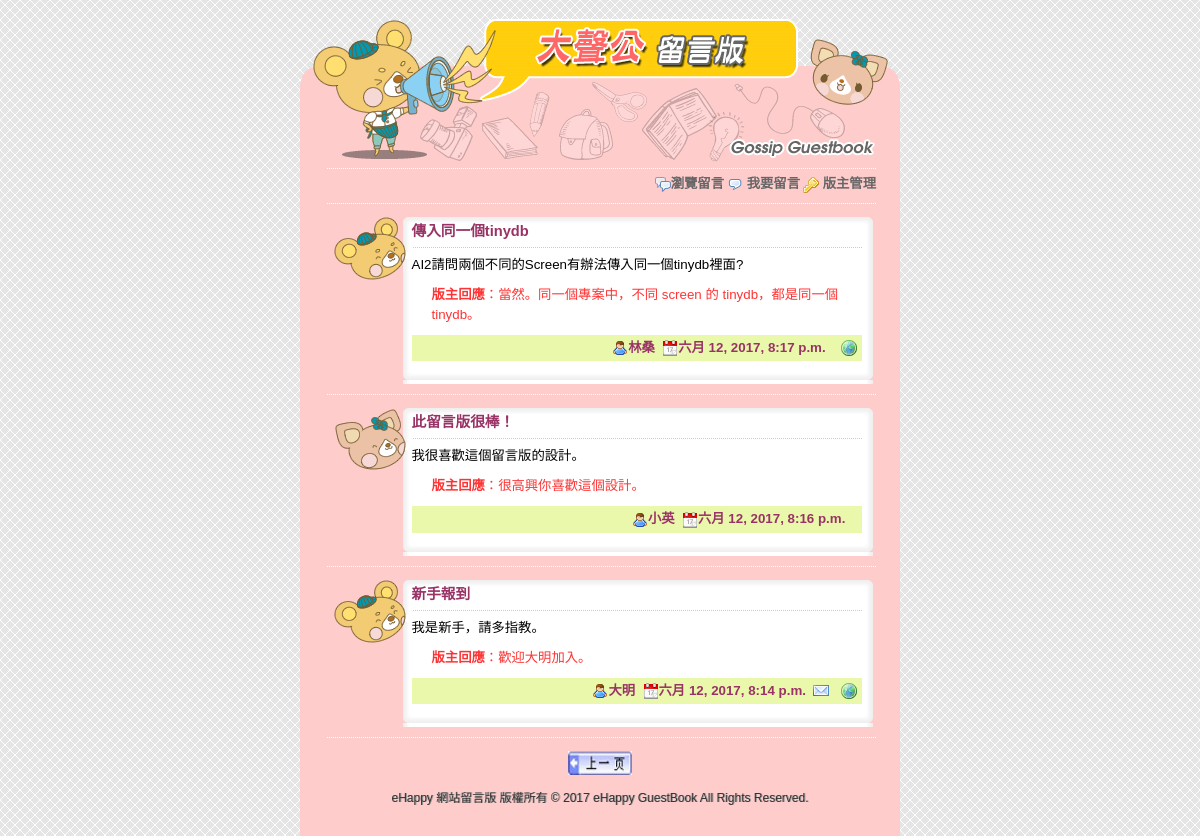
Screenshot of /index/next/ (signed in) with the database file from the repository.
### boardapp/models.py (models this page shows, shortened)
class BoardUnit(models.Model):
    bname = models.CharField(max_length=20, null=False)
    bgender = models.CharField(max_length=2, default='m', null=False)
    bsubject = models.CharField(max_length=100, null=False)
    btime = models.DateTimeField(auto_now=True)
    bmail = models.EmailField(max_length=100, blank=True, default='')
    bweb = models.CharField(max_length=200, blank=True, default='')
    bcontent = models.TextField(null=False)
    bresponse = models.TextField(blank=True, default='')

### boardapp/views.py (the view)
# urls.py: path('', views.index),
def index(request, pageindex=None):  #首頁
	global page  #重複開啟本網頁時需保留 page1 的值
	pagesize = 3  #每頁顯示的資料筆數
	boardall = models.BoardUnit.objects.all().order_by('-id')  #讀取資料表,依時間遞減排序
	datasize = len(boardall)  #資料筆數
	totpage = math.ceil(datasize / pagesize)  #總頁數
	if pageindex==None:  #無參數
		page = 0
		boardunits = models.BoardUnit.objects.order_by('-id')[:pagesize]
	elif pageindex=='prev':  #上一頁
		start = (page-1)*pagesize  #該頁第1筆資料
		if start >= 0:  #有前頁資料就顯示
			boardunits = models.BoardUnit.objects.order_by('-id')[start:(start+pagesize)]
			page -= 1
	elif pageindex=='next':  #下一頁
		start = (page+1)*pagesize  #該頁第1筆資料
		if start < datasize:  #有下頁資料就顯示
			boardunits = models.BoardUnit.objects.order_by('-id')[start:(start+pagesize)]
			page += 1
	currentpage = page + 1  #將目頁前頁面以區域變數傳回html
	return render(request, "index.html", locals())

### templates/index.html (shortened to what this page needs)
{% extends "base.html" %}
{% load static %}
{% block twomenu %}
	<img src="{% static "images/comment.png" %}" width="16" height="16" align="absmiddle" /> <a href="/post/">我要留言</a>
	<img src="{% static "images/key.png" %}" width="16" height="16" align="absmiddle" /> <a href="/login/">版主管理</a>
{% endblock %}
{% block content %}
	 </td>
  </tr>
  {% for unit in boardunits %}
	<tr>
	  <td background="{% static "images/g_r3_c3.png" %}">
		  <table width="545" border="0" align="center" cellpadding="0" cellspacing="0" background="{% static "images/g_r5_c4.png" %}"
			<tr>
			  <td valign="top" style="background:url({% static "images/g_r4_c4.png" %}); background-repeat:no-repeat">
				<div class="floorDiv">
					{% if unit.bgender == "m" %}
						<img src="{% static "images/boy.png" %}" width="72" height="63" />
					{% else %}
						<img src="{% static "images/girl.png" %}" width="72" height="63" />
					{% endif %}
				</div>
				<div class="contentDiv">
				  <p class="title">{{unit.bsubject}}</p>
				  <p>{{unit.bcontent}}</p>
				  {% if unit.bresponse != "" %}
					<div class="responseDiv">
					  <p><strong>版主回應</strong>：{{unit.bresponse}}</p>
					</div>
				  {% endif %}
				  <p class="editor"><img src="{% static "images/user.png" %}" width="16" height="16" align="absmiddle">{{unit.bname}}&nbsp;
					<img src="{% static "images/date.png" %}" width="16" height="16" align="absmiddle">{{unit.btime}}&nbsp;
					{% if unit.bmail != "" %}
					  <a href="mailto:{{unit.bmail}}" target="_blank">
					  <img src="{% static "images/email.png" %}" width="16" height="16" border="0" align="absmiddle"></a>
					{% endif %}
					{% if unit.bweb != "" %}
					  <a href="{{unit.bweb}}" target="_blank">
					  <img src="{% static "images/world.png" %}" width="16" height="16" border="0" align="absmiddle"></a>
					{% endif %}
				  </p>
				</div>
			  </td>
			</tr>
			<tr>
			  <td><img name="g_r7_c4" src="{% static "images/g_r7_c4.png" %}" width="545" height="12" border="0" alt=""></td>
			</tr>
		  </table>
		  <span class="functionDiv">
			  <img src="{% static "images/g_r9_c3.png" %}" width="600" height="20" border="0" />
		  </span>
  {% empty %}
	<tr>
	  <td background="{% static "images/g_r3_c3.png" %}">
		  <div class="messageDiv"><img src="{% static "images/exclamation.png" %}" width="16" height="16" align="absmiddle"> 目前沒有新的資料，歡迎您留言。</div></td>
	</tr>
  {% endfor %}
	  <tr>
		<td background="{% static "images/g_r3_c3.png" %}">
		  <div class="pagebutton">
		  {% if currentpage > 1 %}
			   <a href="/index/prev/" title="上一頁">
			  <img src="{% static "images/prevpage.png" %}" alt="上一頁" width="64" height="24" /></a>
		  {% endif %}
		  </div>
		</td>
	  </tr>
	  <tr>
		<td background="{% static "images/g_r3_c3.png" %}">
{% endblock %}

### static/css/style.css (style rules this page uses)
html, body { margin: 0; padding: 0; height: 100%; border: none; }
body { margin-left: 0px; margin-top: 0px; margin-right: 0px; margin-bottom: 0px; background-image: url(images/bg.gif); }
.contentDiv { float: left; width: 450px; margin-top: 0px; margin-right: 10px; margin-bottom: 0px; margin-left: 10px; }
.contentDiv .title { font-family: Arial, Helvetica, sans-serif; font-size: 11pt; line-height: 28px; font-weight: bold; color: #993366; margin-top: 0px; margin-bottom: 5px; }
.contentDiv p { font-family: Arial, Helvetica, sans-serif; font-size: 10pt; line-height: 150%; margin-top: 0px; margin-bottom: 10px; }
.contentDiv .editor { font-family: Arial, Helvetica, sans-serif; font-size: 10pt; line-height: 120%; font-weight: bold; color: #993366; text-align: right; background-color: #EAF8AB; padding: 5px; margin-top: 5px; margin-right: 0px; margin-bottom: 5px; margin-left: 0px; }
.contentDiv .editor a { color: #063; text-decoration: none; }
.contentDiv .responseDiv { color: #F33; margin-top: 0px; margin-right: 5px; margin-bottom: 5px; margin-left: 20px; }
.functionDiv { font-size: 10pt; line-height: 16px; color: #666; }
.functionDiv a { text-decoration: none; font-weight: bold; color: #666; }
.floorDiv { width: 48px; padding-right: 20px; float: left; height: 64px; padding-left: 6px; }
.pagebutton { height: 30px; margin-right: auto; margin-left: auto; text-align: center; }

### rows the page displays
BoardUnit: bsubject "傳入同一個tinydb", bcontent "AI2請問兩個不同的Screen有辦法傳入同一個tinydb裡面?", bresponse "當然。同一個專案中，不同 screen 的 tinydb，都是同一個 tinydb。", bname "林桑", btime "六月 12, 2017, 8:17 p.m."
BoardUnit: bsubject "此留言版很棒！", bcontent "我很喜歡這個留言版的設計。", bresponse "很高興你喜歡這個設計。", bname "小英", btime "六月 12, 2017, 8:16 p.m."
BoardUnit: bsubject "新手報到", bcontent "我是新手，請多指教。", bresponse "歡迎大明加入。", bname "大明", btime "六月 12, 2017, 8:14 p.m."
